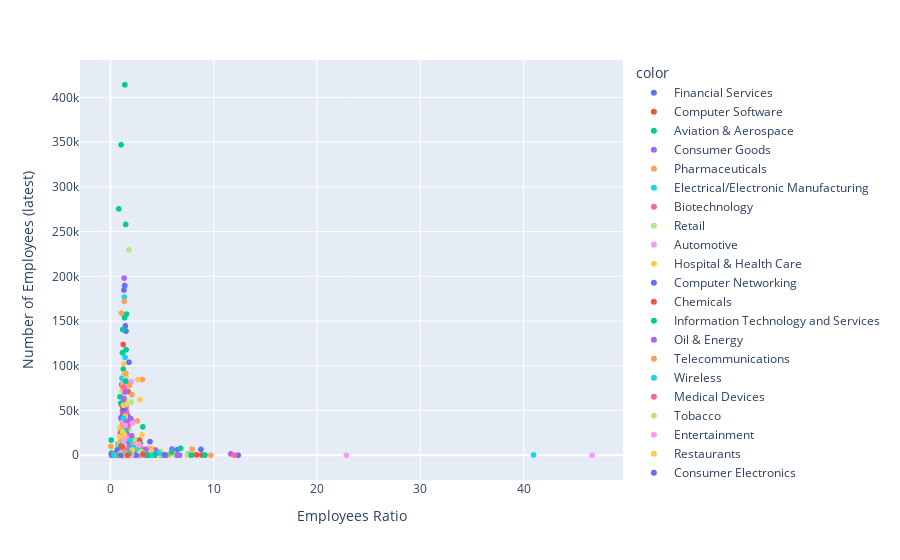

Notebook cell for this chart:
### Code cell
fig = px.scatter(x=df_latest['employees_ratio'], 
                 y=df_latest['employees_on_platform_earliest'],
                hover_name=df_latest["company_name"], color=df_latest['industry'] , color_continuous_scale="Viridis")#)
fig.update_layout(xaxis = go.layout.XAxis(title_text = "Employees Ratio"),
                  yaxis = go.layout.YAxis(title_text = "Number of Employees (latest)"))
fig.show()
